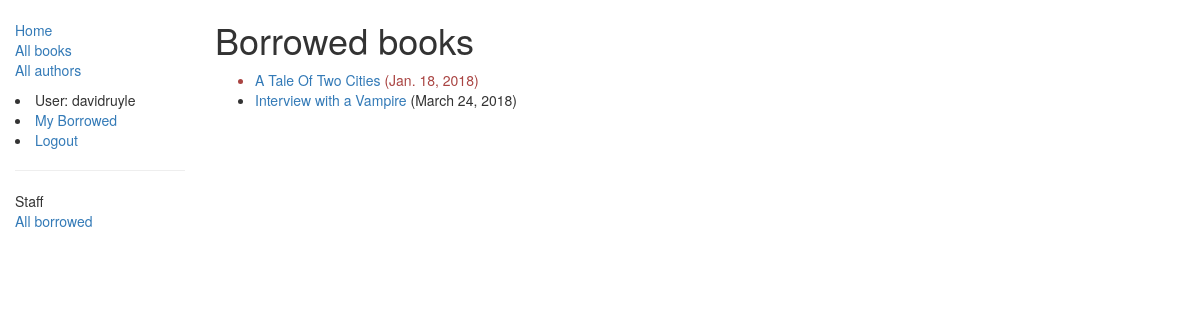
Page /catalog/mybooks/ (signed in) on the earlier database version.
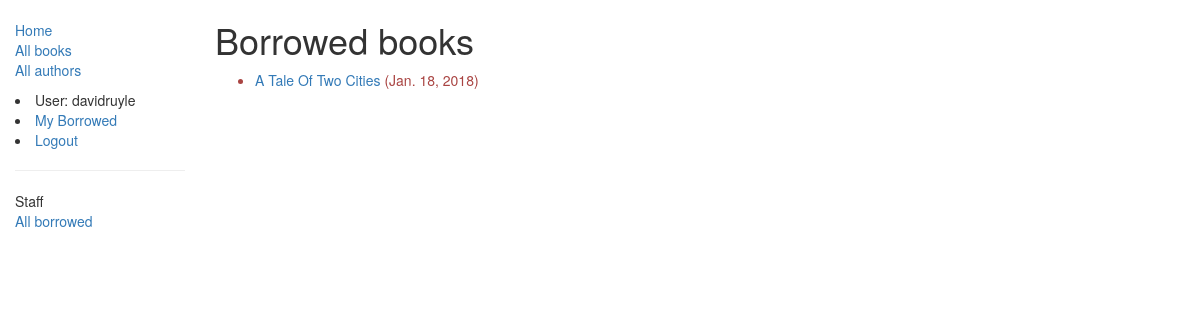
Same page on the later database version.
### catalog/models.py (models this page shows, shortened)
class BookInstance(models.Model):
    id = models.UUIDField(primary_key=True, default=uuid.uuid4, help_text="Unique ID for this particular book across whole library")
    book = models.ForeignKey('Book', on_delete=models.SET_NULL, null=True)
    imprint = models.CharField(max_length=200)
    due_back = models.DateField(null=True, blank=True)
    borrower = models.ForeignKey(User, on_delete=models.SET_NULL, null=True, blank=True)
    @property
    def is_overdue(self):
        if self.due_back and date.today() > self.due_back:
            return True
        return False
    LOAN_STATUS = (
        ('d', 'Maintenance'),
        ('o', 'On loan'),
        ('a', 'Available'),
        ('r', 'Reserved'),
    )
    status= models.CharField(max_length=1, choices=LOAN_STATUS, blank=True, default='d', help_text='Book availability')
    class Meta:
        ordering = ["due_back"]
        permissions = (("can_mark_returned", "Set book as returned"),)

class Book(models.Model):
    title = models.CharField(max_length=200)
    author = models.ForeignKey('Author', on_delete=models.SET_NULL, null=True)
    summary = models.TextField(max_length=1000, help_text="Enter a brief description of the book")
    isbn = models.CharField('ISBN',max_length=13, help_text='13 Character <a href="https://www.isbn-international.org/content/what-isbn">ISBN number</a>')
    genre = models.ManyToManyField(Genre, help_text="Select a genre for this book")

### catalog/views.py (the view)
# urls.py: path('mybooks/', views.LoanedBookByUserListView.as_view(), name='my-borrowed'),
class LoanedBookByUserListView(LoginRequiredMixin,generic.ListView):
    model = BookInstance
    template_name ='catalog/bookinstance_list_borrowed_user.html'
    paginate_by = 10
    def get_queryset(self):
        return BookInstance.objects.filter(borrower=self.request.user).filter(status__exact='o').order_by('due_back')

### catalog/templates/catalog/bookinstance_list_borrowed_user.html
{% extends "base_generic.html" %}
{% block content %}
    <h1>Borrowed books</h1>
    {% if bookinstance_list %}
    <ul>
      {% for bookinst in bookinstance_list %}
      <li class="{% if bookinst.is_overdue %}text-danger{% endif %}">
        <a href="{% url 'book-detail' bookinst.book.pk %}">{{bookinst.book.title}}</a> ({{ bookinst.due_back }})
      </li>
      {% endfor %}
    </ul>
    {% else %}
      <p>There are no books borrowed.</p>
    {% endif %}
{% endblock %}

Differences in the rows shown:
no longer on this page (row edited): BookInstance: book "Interview with a Vampire", due_back "March 24, 2018"
